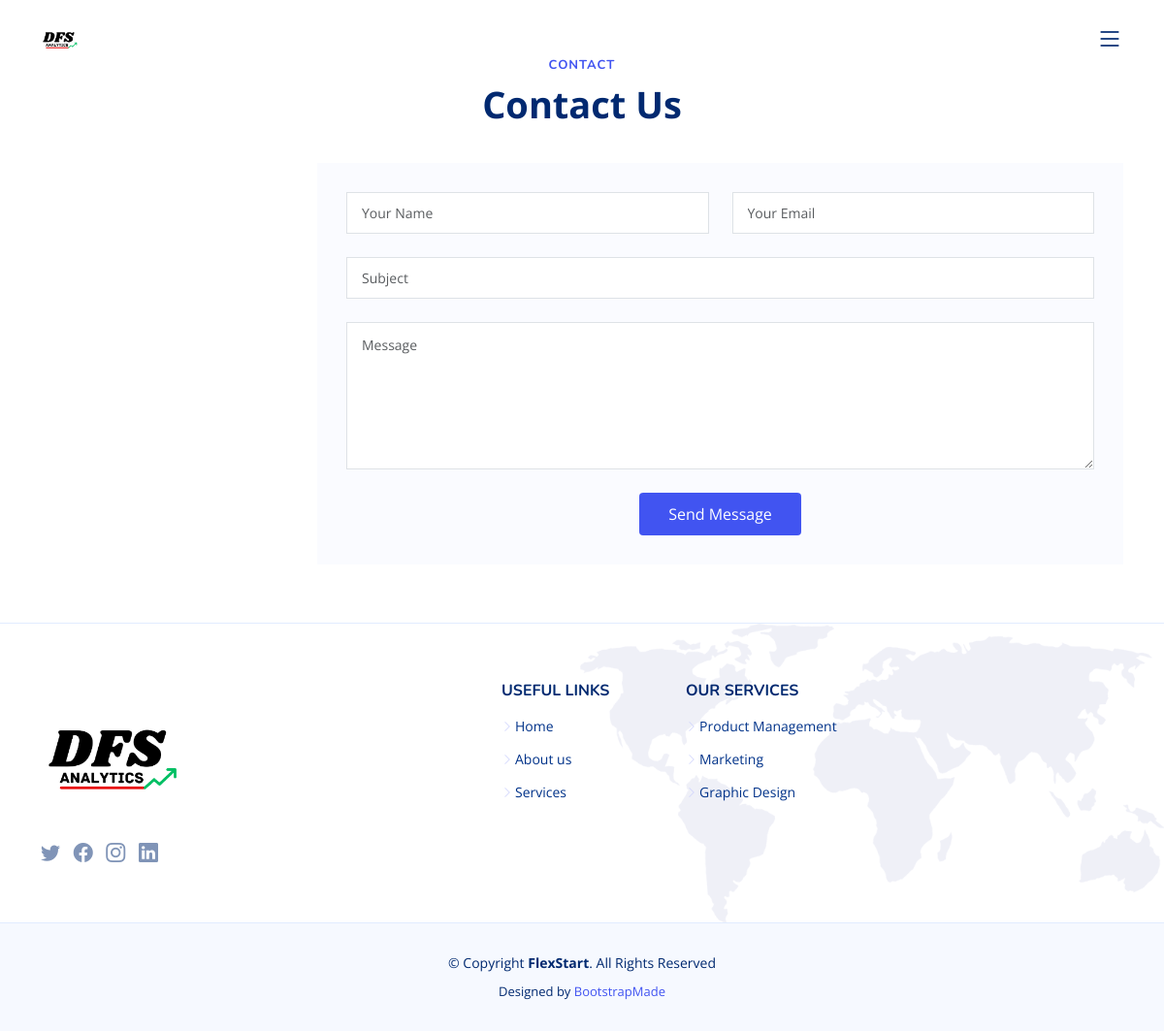
The app's page /contact/, older data.
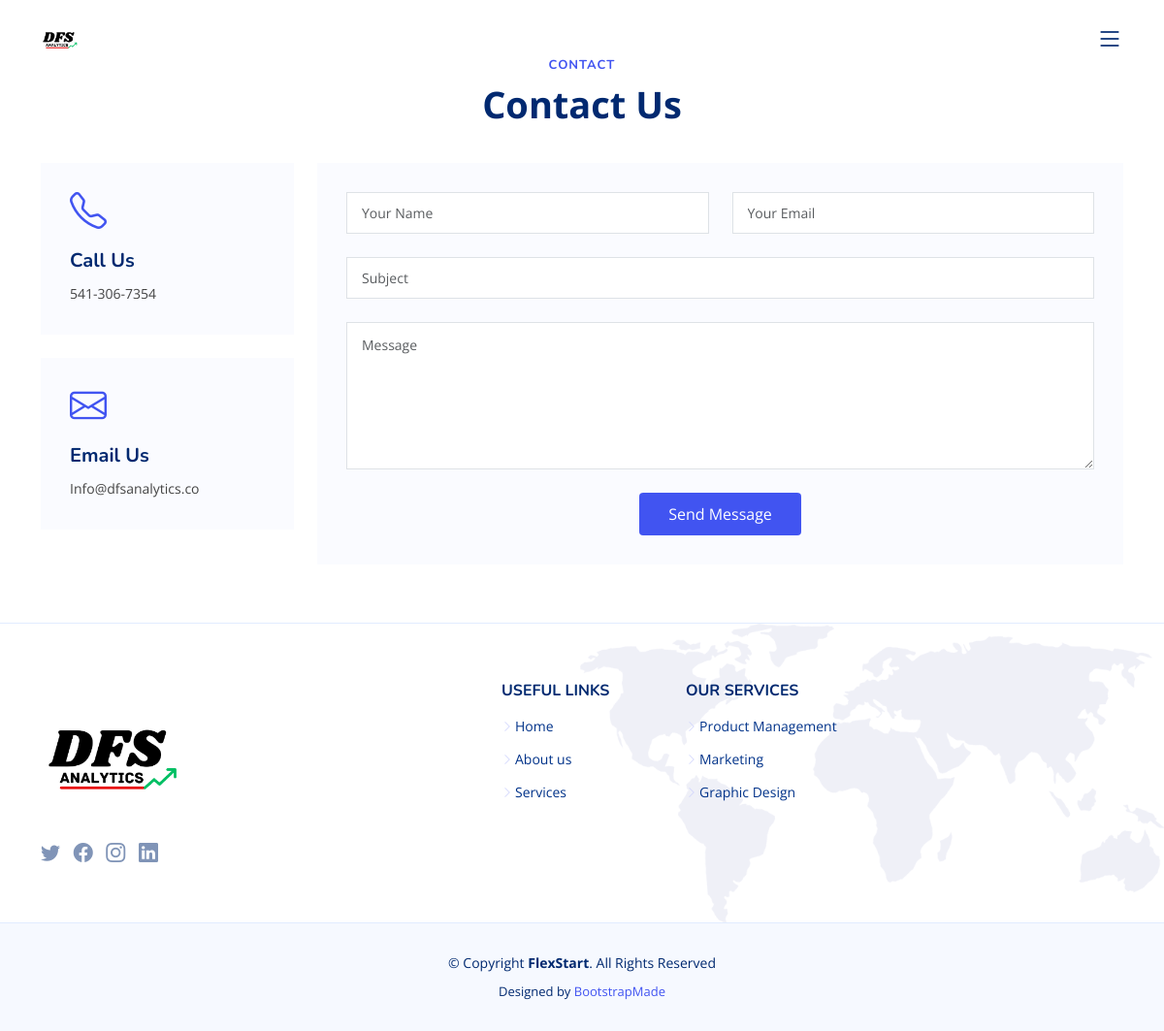
The same page, newer data.
### DFS_PAGES/models.py (models this page shows, shortened)
class Contact_Info(models.Model):
    name = "DFS Analytics"
    phone = models.CharField(max_length=100)
    email = models.CharField(max_length=100)

### DFS_PAGES/views.py (the view)
# urls.py: path('contact/', views.contact, name='contact'),
def contact (request):
    context = {
        'contact_info': Contact_Info.objects.all(),
    }
    if request.method == 'POST':
        contact = Contact_Forms()
        contact.name = request.POST['name']
        contact.email = request.POST['email']
        contact.subject = request.POST['subject']
        contact.message = request.POST['message']
        contact.save()
        messages.success(request,'Thank You')  # Add success message
        return HttpResponseRedirect("/")
    else:
        return render(request, 'homepage/elements/contact_page.html', context)

### DFS_PAGES/templates/homepage/elements/contact_page.html
{% extends "homepage/base/base.html" %}
{% load static %}
{% block content %}
  <main id="main">
    {% include "homepage/elements/contact.html" %}
  </main>
  {% endblock content %}

### DFS_PAGES/templates/homepage/base/base.html (shortened to what this page needs)
{% load static %}
<!DOCTYPE html>
<html lang="en">
<head>
  {% include "homepage/base/links.html" %}
</head>
<body>
    {% include "homepage/base/header.html" %}
    {% block content %}
    {% endblock content %}
    {% include "homepage/base/footer.html" %}
</body>
</html>

### DFS_PAGES/templates/homepage/base/links.html (shortened to what this page needs)
{% load static %}
<link href="{% static 'assets/vendor/aos/aos.css' %}" rel="stylesheet">
<link href="{% static 'assets/vendor/bootstrap/css/bootstrap.min.css' %}" rel="stylesheet">
<link href="{% static 'assets/vendor/bootstrap-icons/bootstrap-icons.css' %}" rel="stylesheet">
<link href="{% static 'assets/vendor/glightbox/css/glightbox.min.css' %}" rel="stylesheet">
<link href="{% static 'assets/vendor/remixicon/remixicon.css' %}" rel="stylesheet">
<link href="{% static 'assets/vendor/swiper/swiper-bundle.min.css' %}" rel="stylesheet">
<link href="{% static 'assets/css/style.css' %}" rel="stylesheet">

### DFS_PAGES/templates/homepage/base/header.html (shortened to what this page needs)
{% load static %}
  <header id="header" class="header fixed-top">
    <div class="container-fluid container-xl d-flex align-items-center justify-content-between">
      <a href="/" class="logo d-flex align-items-center">
        <img src="{% static 'assets/img/DFS_noBG.png' %}" alt="">
      </a>
      <nav id="navbar" class="navbar">
        <i class="bi bi-list mobile-nav-toggle"></i>
      </nav>
    </div>
  </header>

### DFS_PAGES/templates/homepage/elements/contact.html (shortened to what this page needs)
{% load static %}
<section id="contact" class="contact">
    <div class="container" data-aos="fade-up">
        <header class="section-header">
            <h2>Contact</h2>
            <p>Contact Us</p>
        </header>
        <div class="row gy-4">
            <div class="col-lg-3">
                <div class="row gy-4">
                    {% for contact in contact_info %}
                    <div class="col-md-12">
                        <div class="info-box">
                            <i class="bi bi-telephone"></i>
                            <h3>Call Us</h3>
                            <p>{{contact.phone}}</p>
                        </div>
                    </div>
                    <div class="col-md-12">
                        <div class="info-box">
                            <i class="bi bi-envelope"></i>
                            <h3>Email Us</h3>
                            <p>{{contact.email}}</p>
                        </div>
                    </div>
                    {% endfor %}
                </div>
            </div>
            <div class="col-lg-9">
                <form
                    action="{% url 'contact' %}"
                    method="post"
                    class="php-email-form">
                    <div class="row gy-4">
                        <div class="col-md-6">
                            <input
                                type="text"
                                name="name"
                                class="form-control"
                                placeholder="Your Name"
                                required />
                        </div>
                        <div class="col-md-6">
                            <input
                                type="email"
                                class="form-control"
                                name="email"
                                placeholder="Your Email"
                                required />
                        </div>
                        <div class="col-md-12">
                            <input
                                type="text"
                                class="form-control"
                                name="subject"
                                placeholder="Subject"
                                required />
                        </div>
                        <div class="col-md-12">
                            <textarea
                                class="form-control"
                                name="message"
                                rows="6"
                                placeholder="Message"
                                required></textarea>
                        </div>
                        <div class="col-md-12 text-center">
                            <button type="submit">Send Message</button>
                        </div>
                    </div>
                </form>
            </div>
        </div>
    </div>
</section>

### DFS_PAGES/templates/homepage/base/footer.html (shortened to what this page needs)
{% load static %}
  <footer id="footer" class="footer">
    <div class="footer-top">
      <div class="container">
        <div class="row gy-4">
          <div class="col-lg-5 col-md-12 footer-info">
            <a href="index.html" class="logo d-flex align-items-center">
              <img src="{% static 'assets/img/DFS_noBG.png' %}" alt="">
            </a>
            <div class="social-links mt-3">
              <a href="#" class="twitter"><i class="bi bi-twitter"></i></a>
              <a href="#" class="facebook"><i class="bi bi-facebook"></i></a>
              <a href="#" class="instagram"><i class="bi bi-instagram"></i></a>
              <a href="#" class="linkedin"><i class="bi bi-linkedin"></i></a>
            </div>
          </div>
          <div class="col-lg-2 col-6 footer-links">
            <h4>Useful Links</h4>
            <ul>
              <li><i class="bi bi-chevron-right"></i> <a href="#hero">Home</a></li>
              <li><i class="bi bi-chevron-right"></i> <a href="#about">About us</a></li>
              <li><i class="bi bi-chevron-right"></i> <a href="#features">Services</a></li>
            </ul>
          </div>
          <div class="col-lg-2 col-6 footer-links">
            <h4>Our Services</h4>
            <ul>
              <li><i class="bi bi-chevron-right"></i> <a href="#">Product Management</a></li>
              <li><i class="bi bi-chevron-right"></i> <a href="#">Marketing</a></li>
              <li><i class="bi bi-chevron-right"></i> <a href="#">Graphic Design</a></li>
            </ul>
          </div>
        </div>
      </div>
    </div>
    <div class="container">
      <div class="copyright">
        &copy; Copyright <strong><span>FlexStart</span></strong>. All Rights Reserved
      </div>
      <div class="credits">
        Designed by <a href="https://bootstrapmade.com/">BootstrapMade</a>
      </div>
    </div>
  </footer>

### DFS_PAGES/templates/homepage/base/scripts.html (shortened to what this page needs)
{% load static %}

### static/assets/css/style.css (style rules this page uses)
:root { scroll-behavior: smooth; }
body { font-family: "Open Sans", sans-serif; color: #444444; }
a { color: #4154f1; text-decoration: none; }
h1, h2, h3, h4, h5, h6 { font-family: "Nunito", sans-serif; }
section { padding: 60px 0; overflow: hidden; }
.section-header { text-align: center; padding-bottom: 40px; content: justify-center; }
.section-header h2 { font-size: 13px; letter-spacing: 1px; font-weight: 700; margin: 0; color: #4154f1; text-transform: uppercase; }
.section-header p { margin: 10px 0 0 0; padding: 0; font-size: 38px; line-height: 42px; font-weight: 700; color: #012970; }
.header { transition: all 0.5s; z-index: 997; padding: 20px 0; }
.header .logo { line-height: 0; }
.header .logo img { max-height: 40px; margin-right: 6px; }
.navbar { padding: 0; }
.mobile-nav-toggle { color: #012970; font-size: 28px; cursor: pointer; display: none; line-height: 0; transition: 0.5s; }
@media (max-width: 1200px) { .mobile-nav-toggle { display: block; } }
.contact .info-box { color: #444444; background: #fafbff; padding: 30px; }
.contact .info-box i { font-size: 38px; line-height: 0; color: #4154f1; }
.contact .info-box h3 { font-size: 20px; color: #012970; font-weight: 700; margin: 20px 0 10px 0; }
.contact .info-box p { padding: 0; line-height: 24px; font-size: 14px; margin-bottom: 0; }
.contact .php-email-form { background: #fafbff; padding: 30px; height: 100%; }
.contact .php-email-form input, .contact .php-email-form textarea { border-radius: 0; box-shadow: none; font-size: 14px; border-radius: 0; }
.contact .php-email-form input[type=text], .contact .php-email-form input[type=email] { padding: 10px 15px; }
.contact .php-email-form textarea { padding: 12px 15px; }
.contact .php-email-form button[type=submit] { background: #4154f1; border: 0; padding: 10px 30px; color: #fff; transition: 0.4s; border-radius: 4px; }
.footer { background: #f6f9ff; padding: 0 0 30px 0; font-size: 14px; }
.footer .footer-top { background: white url(../img/footer-bg.png) no-repeat right top; background-size: contain; border-top: 1px solid #e1ecff; border-bottom: 1px solid #e1ecff; padding: 60px 0 30px 0; }
.footer .footer-top .footer-info { margin-bottom: 30px; }
.footer .footer-top .footer-info .logo { line-height: 0; margin-bottom: 15px; }
.footer .footer-top .footer-info .logo img { max-height: 150px; margin-right: 6px; }
.footer .footer-top .social-links a { font-size: 20px; display: inline-block; color: rgba(1, 41, 112, 0.5); line-height: 0; margin-right: 10px; transition: 0.3s; }
.footer .footer-top h4 { font-size: 16px; font-weight: bold; color: #012970; text-transform: uppercase; position: relative; padding-bottom: 12px; }
.footer .footer-top .footer-links { margin-bottom: 30px; }
.footer .footer-top .footer-links ul { list-style: none; padding: 0; margin: 0; }
.footer .footer-top .footer-links ul i { padding-right: 2px; color: #d0d4fc; font-size: 12px; line-height: 0; }
.footer .footer-top .footer-links ul li { padding: 10px 0; display: flex; align-items: center; }
.footer .footer-top .footer-links ul li:first-child { padding-top: 0; }
.footer .footer-top .footer-links ul a { color: #013289; transition: 0.3s; display: inline-block; line-height: 1; }
.footer .copyright { text-align: center; padding-top: 30px; color: #012970; }
.footer .credits { padding-top: 10px; text-align: center; font-size: 13px; color: #012970; }

Row changes from the older to the newer data that the page shows:
added Contact_Info: phone "541-306-7354", email "Info@dfsanalytics.co"
